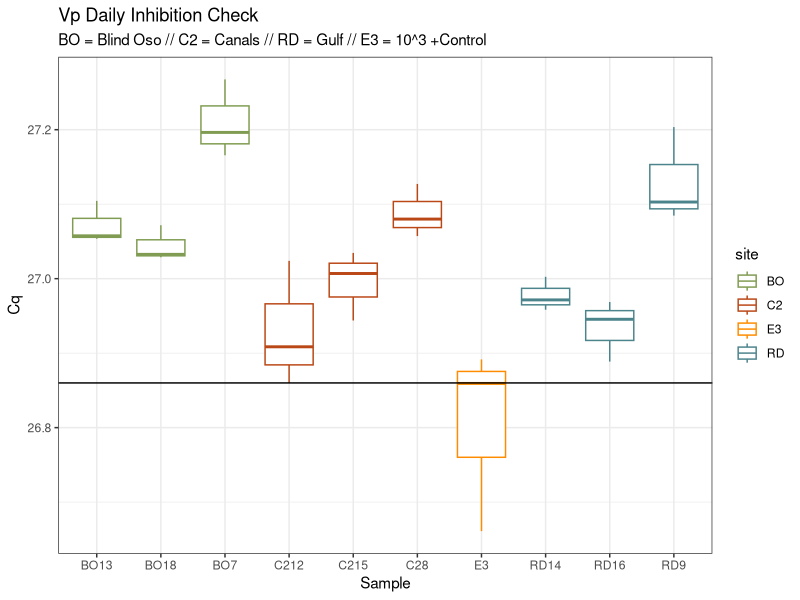

Write the R code that produced this figure.
## ---- chunk 1
library(here)
library(tidyverse)
library(lubridate)
## ---- chunk 2
vp<- read_csv(here("data", "raw_data","vp_daily_inh.csv"))
## ---- chunk 3
vp<- vp %>%
  mutate(site = substr(Sample, 1,2)) %>% #Make Site column
  filter(!Content %in% "NTC",
         Fluor %in% "HEX") %>% #Take out NTC
  select(site, Cq, Sample) #Select colummns of interest
## ---- chunk 4
vp %>%
  ggplot() + geom_boxplot(
    aes(x = Sample,
        y = Cq,
        color = site)) +
  geom_hline(yintercept = 26.86)+
  theme_bw()+
  labs(
    title= "Vp Daily Inhibition Check",
    subtitle = "BO = Blind Oso // C2 = Canals // RD = Gulf // E3 = 10^3 +Control")+
  theme(
    plot.caption = element_text(hjust = 0)) +
  scale_color_manual(values = c("BO" = "#809C52",
                                "C2" = "#ba4716",
                                "RD" = "#4c848c",
                                "E3" = "darkorange"))
